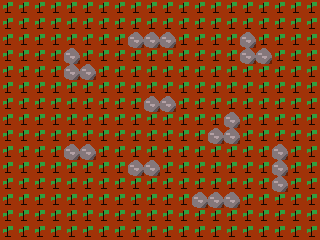

A 2D game scene composited from a Tiled map and its tileset images. What follows is a short description and the map's XML, with every tile layer's data as written:
An orthogonal 20x15 tile map with 16x16 px tiles, 1 tile layer (Tile Layer 1).

<map version="1.9" tiledversion="1.9.2" orientation="orthogonal" renderorder="right-down" width="20" height="15" tilewidth="16" tileheight="16" infinite="0" nextlayerid="2" nextobjectid="1">
 <tileset firstgid="1" name="main" tilewidth="16" tileheight="16" tilecount="16" columns="4">
  <image source="../assets/image/tileset.png" width="64" height="64" />
 </tileset>
 <layer id="1" name="Tile Layer 1" width="20" height="15">
  <data encoding="csv">
3,3,3,3,3,3,3,3,3,3,3,3,3,3,3,3,3,3,3,3,
3,3,3,3,3,3,3,3,3,3,3,3,3,3,3,3,3,3,3,3,
3,3,3,3,3,3,3,3,6,6,6,3,3,3,3,6,3,3,3,3,
3,3,3,3,6,3,3,3,3,3,3,3,3,3,3,6,6,3,3,3,
3,3,3,3,6,6,3,3,3,3,3,3,3,3,3,3,3,3,3,3,
3,3,3,3,3,3,3,3,3,3,3,3,3,3,3,3,3,3,3,3,
3,3,3,3,3,3,3,3,3,6,6,3,3,3,3,3,3,3,3,3,
3,3,3,3,3,3,3,3,3,3,3,3,3,3,6,3,3,3,3,3,
3,3,3,3,3,3,3,3,3,3,3,3,3,6,6,3,3,3,3,3,
3,3,3,3,6,6,3,3,3,3,3,3,3,3,3,3,3,6,3,3,
3,3,3,3,3,3,3,3,6,6,3,3,3,3,3,3,3,6,3,3,
3,3,3,3,3,3,3,3,3,3,3,3,3,3,3,3,3,6,3,3,
3,3,3,3,3,3,3,3,3,3,3,3,6,6,6,3,3,3,3,3,
3,3,3,3,3,3,3,3,3,3,3,3,3,3,3,3,3,3,3,3,
3,3,3,3,3,3,3,3,3,3,3,3,3,3,3,3,3,3,3,3
</data>
 </layer>
</map>